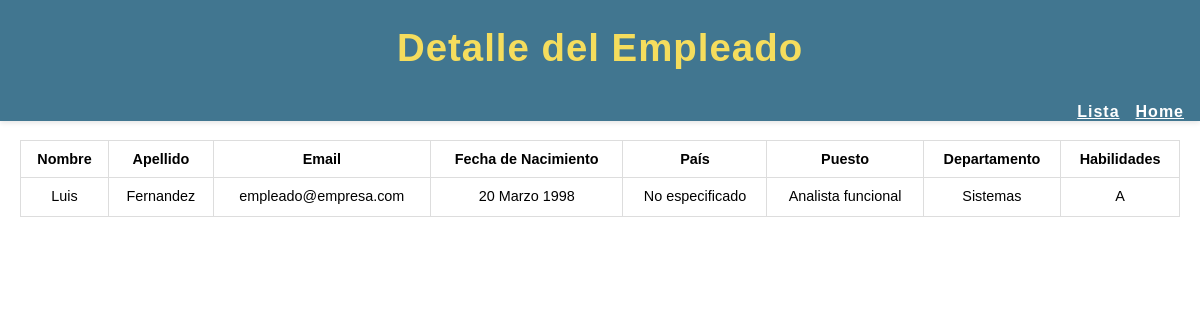
/empleados/detalle/5/, run on the app's committed database.
### apps/empleado/models.py (models this page shows, shortened)
class Empleado(models.Model):
    JOB_CHOICES = (
        ('0', 'Contador'),
        ('1', 'Administrativo'),
        ('2', 'Desarrollador'),
        ('3', 'Analista funcional'),
        ('4', 'Otro'),
    )
    nombre = models.CharField('Nombre', max_length=60)
    apellido = models.CharField('Apellido', max_length=60)
    email = models.EmailField(default="empleado@empresa.com")
    fecha_nac = models.DateField('Fecha de Nacimiento')
    pais = models.CharField(max_length=100, null=True, blank=True, default="No especificado")
    trabajo = models.CharField('Puesto', max_length=1, choices=JOB_CHOICES)
    departamento = models.ForeignKey(Departamento, on_delete=models.CASCADE)
    habilidades = models.ManyToManyField(Habilidades)
    class Meta:
        verbose_name = 'Mi empleado'
        verbose_name_plural = 'Empleados de la empresa'
        ordering = ['-nombre', 'apellido']
        unique_together = ('nombre', 'departamento')
    def calcularEdad(self):
        today = date.today()
        age = today.year - self.fecha_nac.year - ((today.month, today.day) < (self.fecha_nac.month, self.fecha_nac.day))
        return age
    calcularEdad.short_description = 'Edad'

class Habilidades(models.Model):
    habilidad = models.CharField('Habilidad', max_length=50)
    class Meta:
        verbose_name = 'Habilidad'
        verbose_name_plural = 'Habilidades de empleado'
        ordering = ['habilidad']
        unique_together = ('habilidad',)

### apps/departamento/models.py (models this page shows, shortened)
class Departamento (models.Model):
    nombre=models.CharField('Departamento',max_length=50,blank=True)
    sigla=models.CharField('Sigla',max_length=4, unique=True)
    activo=models.BooleanField('¿Està activo?', default=False)
    piso=models.CharField('Piso',max_length=5,blank=True)
    oficina=models.CharField('Oficina Nº', max_length=10, blank=True)
    class Meta:
        verbose_name= 'Departamento'
        verbose_name_plural = 'Áreas de la empresa'
        ordering = ['nombre']
        unique_together = ('nombre', 'sigla')

### apps/empleado/views.py (the view)
# urls.py: path('empleados/detalle/<int:pk>/', DetailEmpleadoView.as_view(), name='detalle_empleado'),
class DetailEmpleadoView(DetailView):
    model = Empleado
    template_name = 'empleados/detalle_empleado.html'

### templates/empleados/detalle_empleado.html (shortened to what this page needs)
<!DOCTYPE html>
<html lang="es">
<head>
</head>
<body>
  <header>
    <h1>Detalle del Empleado</h1>
    <nav>
      <a href="{% url 'home' %}">Home</a>
      <a href="{% url 'lista_empleados' %}" class="btn-volver">Lista</a>
    </nav>
  </header>
  <div class="container">
    <table>
      <thead>
        <tr>
          <th>Nombre</th>
          <th>Apellido</th>
          <th>Email</th>
          <th>Fecha de Nacimiento</th>
          <th>País</th>
          <th>Puesto</th>
          <th>Departamento</th>
          <th>Habilidades</th>
        </tr>
      </thead>
      <tbody>
        <tr>
          <td>{{ empleado.nombre }}</td>
          <td>{{ empleado.apellido }}</td>
          <td>{{ empleado.email }}</td>
          <td>{{ empleado.fecha_nac }}</td>
          <td>{{ empleado.pais }}</td>
          <td>{{ empleado.get_trabajo_display }}</td>
          <td>{{ empleado.departamento.nombre }}</td>
          <td>
            {% if empleado.habilidades.all %}
              <ul>
                {% for hab in empleado.habilidades.all %}
                  <li>{{ hab.habilidad }}</li>
                {% endfor %}
              </ul>
            {% else %}
              <span class="no-registro">Sin habilidades</span>
            {% endif %}
          </td>
        </tr>
      </tbody>
    </table>
  </div>
</body>
</html>

### templates/empleados/detalle_empleado.html (style rules this page uses)
body { font-family: Arial, sans-serif; padding: 0; margin: 0; color: #000; background: #fff; }
header { background-color: #417690; color: #f5dd5d; padding: 0; text-align: center; font-size: 1.2rem; font-weight: 700; letter-spacing: 1px; position: fixed; width: 100%; top: 0; left: 0; z-index: 100; box-shadow: 0 2px 5px rgba(0,0,0,0.1); }
nav a { color: white; font-weight: bold; font-size: 1rem; float: right; margin-right: 1rem; margin-top: 0.5rem; }
.container { max-width: 1200px; margin: 140px auto 40px auto; padding: 0 20px; }
table { width: 100%; border-collapse: collapse; font-size: 0.9rem; }
th, td { border: 1px solid #ddd; padding: 10px; text-align: center; vertical-align: top; }
td ul { list-style: none; padding: 0; margin: 0; }
td ul li { margin-bottom: 2px; }

### data on the page
Empleado: nombre "Luis", apellido "Fernandez", email "empleado@empresa.com", fecha_nac "20 Marzo 1998", pais "No especificado", trabajo "Analista funcional", departamento.nombre "Sistemas"
Habilidades: habilidad "A"
